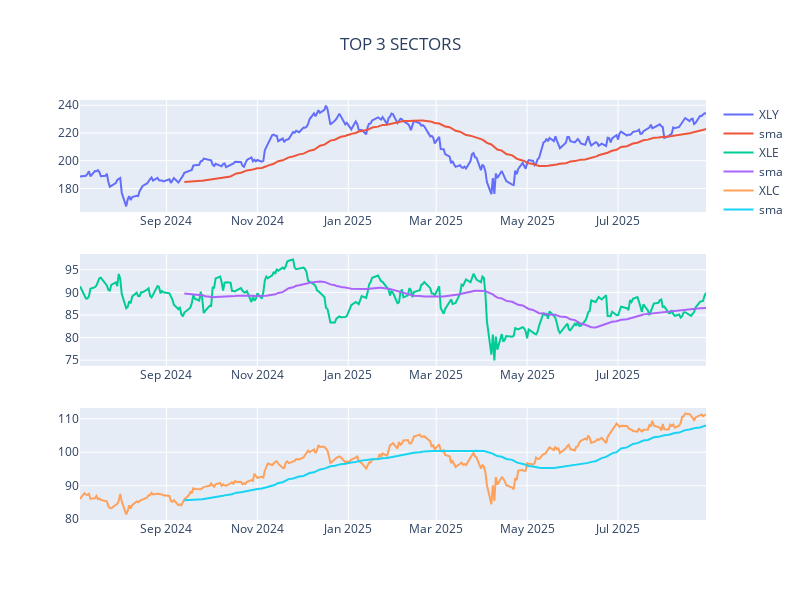

Write notebook code for a chart like this one.
### Markdown cell above
### Sectors

### Code cell
from yfinance_utils import list_utils
from datetime import datetime

symbols = list_utils.get_sectors()
COLUMNS = ['Adj Close', 'Open','High','Low','Close','Volume']
TOP_OF_SECTOR = 3

fig2=make_subplots(rows=3, cols=1)
fig2.update_layout(title=f"TOP {TOP_OF_SECTOR} SECTORS", title_x=0.5, width=800, height=600)

top = list_utils.get_top_performers(symbols, size=TOP_OF_SECTOR)
_list = [i[0] for i in top]

counter=1
for symbol in _list:
    _d2 = pd.DataFrame()
    _d2 = file_utils.read_historic_data(symbol)
    _d2.columns = COLUMNS
    _d2['sma'] = TA.SMA(_d2, period=50)
    _d2.reset_index(inplace=True)
    fig2.add_trace(
        go.Scatter(y=_d2['Close'], x=_d2['Date'], name=symbol),
        secondary_y=False,
        row=counter, col=1
    )
    fig2.add_trace(
        go.Scatter(y=_d2['sma'], x=_d2['Date'], name=f'sma'),
        secondary_y=False,
        row=counter, col=1
    )
    counter = counter + 1
fig2.show()

today = datetime.today().strftime('%Y-%m-%d')
print("PERFORMANCE IN THE LAST 30 DAYS:")
for symbol, value in top:
    if save_to_mongo:
        file_utils.save_to_mongo({"DATE":today, "TICK":symbol, "PERFORMANCE":value, "SECTOR":symbol}, "top_sectors")

### Figure 1 — Plotly figure (JSON) as saved in the notebook; plotly's stock layout.template omitted (floating-point values rounded to 4 significant figures; data arrays with more than 128 entries replaced by an {"elided": "..."} marker saying what was removed)
{"data": [{"name": "XLY", "type": "scatter", "x": {"elided": "290 str values"}, "xaxis": "x", "y": {"elided": "290 float values"}, "yaxis": "y"}, {"name": "sma", "type": "scatter", "x": {"elided": "290 str values"}, "xaxis": "x", "y": {"elided": "290 float values"}, "yaxis": "y"}, {"name": "XLE", "type": "scatter", "x": {"elided": "290 str values"}, "xaxis": "x2", "y": {"elided": "290 float values"}, "yaxis": "y2"}, {"name": "sma", "type": "scatter", "x": {"elided": "290 str values"}, "xaxis": "x2", "y": {"elided": "290 float values"}, "yaxis": "y2"}, {"name": "XLC", "type": "scatter", "x": {"elided": "290 str values"}, "xaxis": "x3", "y": {"elided": "290 float values"}, "yaxis": "y3"}, {"name": "sma", "type": "scatter", "x": {"elided": "290 str values"}, "xaxis": "x3", "y": {"elided": "290 float values"}, "yaxis": "y3"}], "layout": {"height": 600, "title": {"text": "TOP 3 SECTORS", "x": 0.5}, "width": 800, "xaxis": {"anchor": "y", "domain": [0, 1]}, "xaxis2": {"anchor": "y2", "domain": [0, 1]}, "xaxis3": {"anchor": "y3", "domain": [0, 1]}, "yaxis": {"anchor": "x", "domain": [0.7333, 1]}, "yaxis2": {"anchor": "x2", "domain": [0.3667, 0.6333]}, "yaxis3": {"anchor": "x3", "domain": [0, 0.2667]}}}
